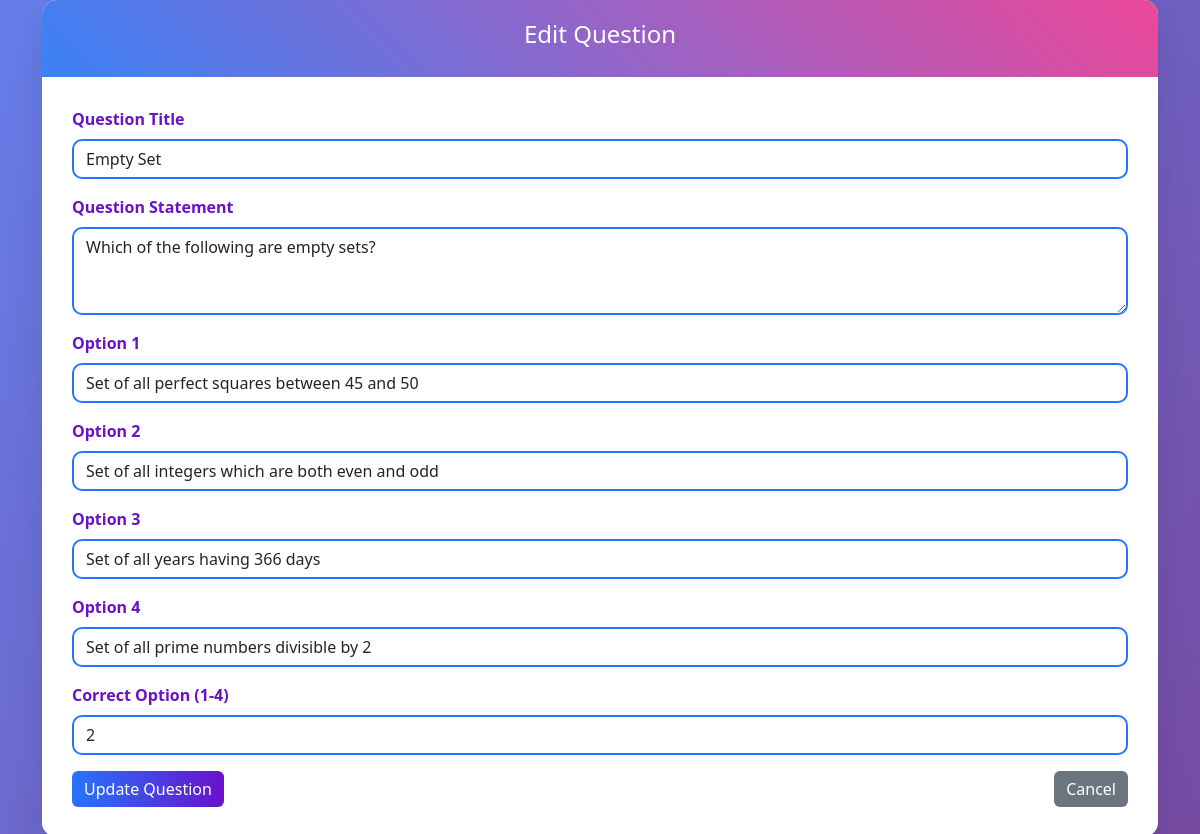
The app's page /quiz_management/edit_question/2 with its own data.
### models/models.py (models this page shows)
class Question(db.Model):
    __tablename__ = "question"
    id = db.Column(db.Integer , primary_key = True)
    chapter_id = db.Column(db.Integer , db.ForeignKey('chapter.id') , nullable = False)
    quiz_id = db.Column(db.Integer , db.ForeignKey('quiz.id') , nullable = False)
    question_number = db.Column(db.Integer, nullable=False)
    question_statement = db.Column(db.String(500) , nullable = False)
    option1 = db.Column(db.String(500), nullable=False)
    option2 = db.Column(db.String(500), nullable=False)
    option3 = db.Column(db.String(500), nullable=False)
    option4 = db.Column(db.String(500), nullable=False)
    correct_option = db.Column(db.Integer, nullable=False)
    q_title = db.Column(db.String(100), nullable=False)
    __table_args__ = (db.UniqueConstraint('quiz_id', 'question_number', name='unique_question_per_quiz'),)

### controllers/controllers.py (the view, shortened to what this page needs)
@app.route('/quiz_management/edit_question/<int:question_id>', methods=['GET', 'POST'])
def edit_question(question_id):
    question = Question.query.get_or_404(question_id)
    return render_template('edit_question.html', question=question)

### templates/edit_question.html (shortened to what this page needs)
<!DOCTYPE html>
<html lang="en">
<head>
    <link href="https://cdn.jsdelivr.net/npm/bootstrap@5.3.0/dist/css/bootstrap.min.css" rel="stylesheet">
    <link rel="stylesheet" href="{{ url_for('static', filename='add_subject.css') }}">
</head>
<body>
<div class="container">
    <div class="card">
        <div class="card-header">
            <h4>Edit Question</h4>
        </div>
        <div class="card-body">
            <form action="{{ url_for('edit_question', question_id=question.id) }}" method="POST">
                <div class="mb-3">
                    <label class="form-label">Question Title</label>
                    <input type="text" class="form-control" name="q_title"
                           value="{{ question.q_title }}" required>
                </div>
                <div class="mb-3">
                    <label class="form-label">Question Statement</label>
                    <textarea class="form-control" name="question_statement"
                              rows="3" required>{{ question.question_statement }}</textarea>
                </div>
                <div class="mb-3">
                    <label class="form-label">Option 1</label>
                    <input type="text" class="form-control" name="option1"
                           value="{{ question.option1 }}" required>
                </div>
                <div class="mb-3">
                    <label class="form-label">Option 2</label>
                    <input type="text" class="form-control" name="option2"
                           value="{{ question.option2 }}" required>
                </div>
                <div class="mb-3">
                    <label class="form-label">Option 3</label>
                    <input type="text" class="form-control" name="option3"
                           value="{{ question.option3 }}" required>
                </div>
                <div class="mb-3">
                    <label class="form-label">Option 4</label>
                    <input type="text" class="form-control" name="option4"
                           value="{{ question.option4 }}" required>
                </div>
                <div class="mb-3">
                    <label class="form-label">Correct Option (1-4)</label>
                    <input type="number" class="form-control" name="correct_option"
                           value="{{ question.correct_option }}" min="1" max="4" required>
                </div>
                <div class="d-flex justify-content-between">
                    <button type="submit" class="btn btn-success">Update Question</button>
                    <a href="{{ url_for('quiz_management') }}" class="btn btn-secondary">Cancel</a>
                </div>
            </form>
        </div>
    </div>
</div>
</body>
</html>

### static/add_subject.css (style rules this page uses)
body { background: linear-gradient(135deg, #667eea 0%, #764ba2 100%); min-height: 100vh; display: flex; align-items: center; justify-content: center; }
.card { border: none; border-radius: 15px; box-shadow: 0 15px 35px rgba(0,0,0,0.1); overflow: hidden; }
.card-header { background: linear-gradient(45deg, #3b82f6, #ec4899); color: white; text-align: center; padding: 20px; border-bottom: none; }
.card-body { background: rgba(255,255,255,0.9); padding: 30px; }
.form-label { color: #6a11cb; font-weight: 600; }
.form-control { border: 2px solid #2575fc; border-radius: 10px; transition: all 0.3s ease; }
.btn-success { background: linear-gradient(to right, #2575fc 0%, #6a11cb 100%); border: none; transition: all 0.3s ease; }
.btn-secondary { background-color: #6c757d; border: none; }

### records on screen
Question: q_title "Empty Set", question_statement "Which of the following are empty sets?", option1 "Set of all perfect squares between 45 and 50", option2 "Set of all integers which are both even and odd", option3 "Set of all years having 366 days", option4 "Set of all prime numbers divisible by 2", correct_option "2"
